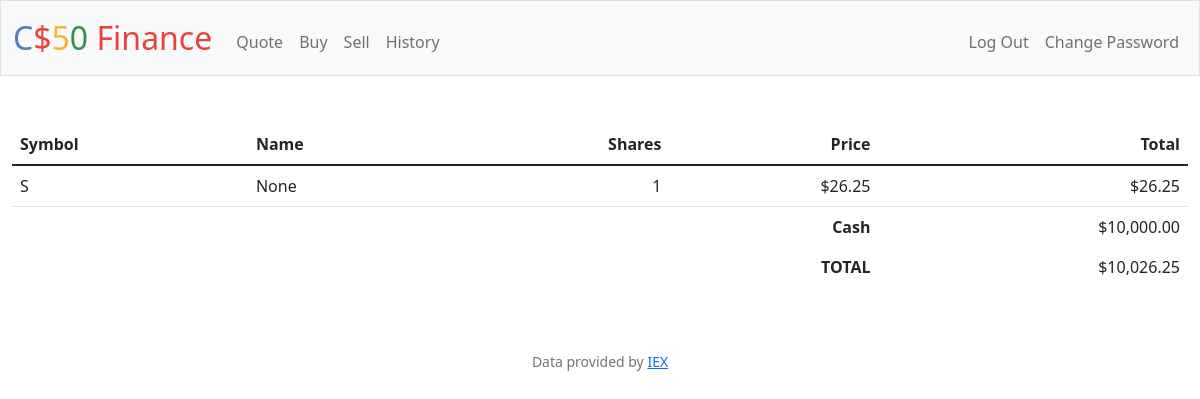
Screenshot of / (signed in) with the database file from the repository.
### tables this page shows
CREATE TABLE 'transaction' ('id' INTEGER NOT NULL, 'user_id' INTEGER, 'symbol' TEXT, 'shares' INTEGER, 'price' REAL, 'date' DATETIME,'stock_name' TEXT, PRIMARY KEY ("id") );

CREATE TABLE users (id INTEGER PRIMARY KEY AUTOINCREMENT NOT NULL, username TEXT NOT NULL, hash TEXT NOT NULL, cash NUMERIC NOT NULL DEFAULT 10000.00);

### app.py (the view)
@app.route("/")
@login_required
def index():
    data = db.execute("SELECT symbol,SUM(shares) as shares,price, stock_name from 'transaction' WHERE user_id==? GROUP BY symbol ", session.get("user_id"))
    cash1 = db.execute("SELECT cash FROM users WHERE id==?", session.get("user_id"))
    cash = cash1[0]['cash']
    total = cash
    for x in data:
        total += x["shares"]*x["price"]
    return render_template("index.html", data = data, cash = cash, total = total)

### app.py (called while the page is built)
@app.after_request
def after_request(response):
    response.headers["Cache-Control"] = "no-cache, no-store, must-revalidate"
    response.headers["Expires"] = 0
    response.headers["Pragma"] = "no-cache"
    return response

### helpers.py (called while the page is built)
def login_required(f):
    @wraps(f)
    def decorated_function(*args, **kwargs):
        if session.get("user_id") is None:
            return redirect("/login")
        return f(*args, **kwargs)
    return decorated_function

def usd(value):
    return f"${value:,.2f}"

### templates/index.html (shortened to what this page needs)
{% extends "layout.html" %}
{% block main %}
    <table class="table table-striped">
        <thead>
            <tr>
                <th class="text-start">Symbol</th>
                <th class="text-start">Name</th>
                <th class="text-end">Shares</th>
                <th class="text-end">Price</th>
                <th class="text-end">Total</th>
            </tr>
        </thead>
        <tfoot>
            {% for x in data %}
                {% if x["shares"]!=0 %}
                <tr>
                    <td class="text-start">{{x["symbol"]}}</td>
                    <td class="text-start">{{x["stock_name"]}}</td>
                    <td class="text-end">{{x["shares"]}}</td>
                    <td class="text-end">{{x["price"]| usd}}</td>
                    <td class="text-end">{{(x["shares"]*x["price"]) | usd}}</td>
                </tr>
                {% endif %}
            {% endfor %}
            <tr>
                <td class="border-0 fw-bold text-end" colspan="4">Cash</td>
                <td class="border-0 text-end">{{cash| usd}}</td>
            </tr>
            <tr>
                <td class="border-0 fw-bold text-end" colspan="4">TOTAL</td>
                <td class="border-0 w-bold text-end">{{total | usd}}</td>
            </tr>
        </tfoot>
    </table>
{% endblock %}

### rows the page displays
transaction: symbol "S", stock_name "None", shares "1", price "$26.25", (x['shares']*x['price'])|usd "$26.25"
users: cash "$10,000.00"

### other values shown
{{ total | usd }} "$10,026.25"
